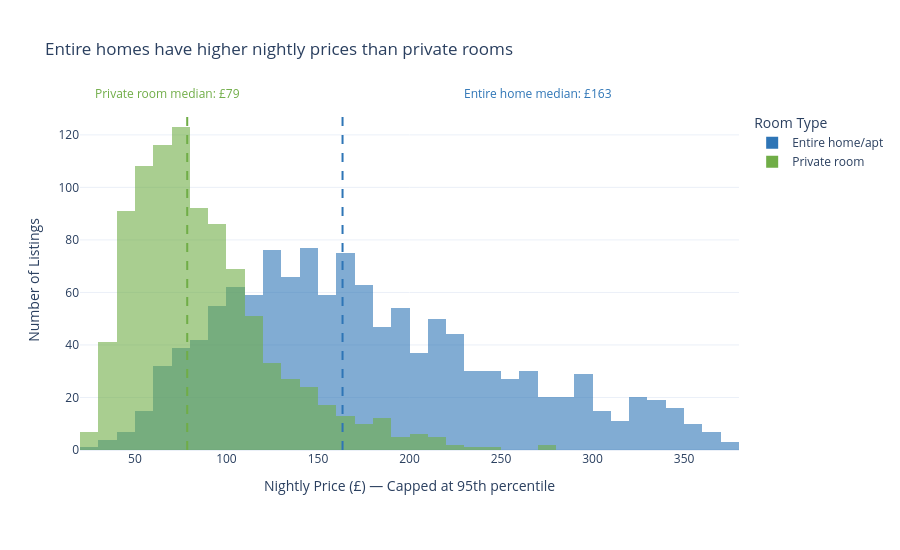

The cell this chart's notebook holds for it:
### Markdown cell above
## Task 1 — Histogram: price by room type (overlapping distributions)

**What to build:** A histogram showing price distributions for **Entire home/apt vs Private room** (exclude Shared room — too few observations) overlaid on the same chart.

**Requirements:**
- Both room types on the same chart (use `color='room_type'`)
- `barmode='overlay'` with `opacity=0.6` so both distributions are visible
- A vertical line for the median of EACH room type, differently coloured
- Insight title comparing the two distributions

### Code cell
# Keep only Entire home/apt and Private room
hist_df = df_cap[
    df_cap['room_type'].isin(['Entire home/apt', 'Private room'])
].copy()

# Calculate median for each room type
medians = hist_df.groupby('room_type')['price'].median()

# Create overlapping histogram
fig = px.histogram(
    hist_df,
    x='price',
    color='room_type',
    nbins=50,
    barmode='overlay',
    opacity=0.6,
    color_discrete_map={
        'Entire home/apt': '#2E75B6',
        'Private room': '#70AD47'
    },
    labels={
        'price': 'Nightly Price (£)',
        'count': 'Number of Listings'
    },
    template='plotly_white',
    height=550
)


# Add median reference lines without overlapping labels
fig.add_vline(
    x=medians['Entire home/apt'],
    line_dash='dash',
    line_color='#2E75B6'
)

fig.add_vline(
    x=medians['Private room'],
    line_dash='dash',
    line_color='#70AD47'
)

# Place labels separately above the chart
fig.add_annotation(
    x=0.02, y=1.08,
    xref='paper', yref='paper',
    text=f"Private room median: £{medians['Private room']:.0f}",
    showarrow=False,
    xanchor='left',
    font=dict(color='#70AD47')
)

fig.add_annotation(
    x=0.58, y=1.08,
    xref='paper', yref='paper',
    text=f"Entire home median: £{medians['Entire home/apt']:.0f}",
    showarrow=False,
    xanchor='left',
    font=dict(color='#2E75B6')
)

fig.update_layout(margin=dict(t=110, b=100))

fig.update_layout(
    title='Entire homes have higher nightly prices than private rooms',
    xaxis_title='Nightly Price (£) — Capped at 95th percentile',
    yaxis_title='Number of Listings',
    legend_title='Room Type',
    template='plotly_white'
)

fig.show()

### Figure 1 — Plotly figure (JSON) as saved in the notebook; plotly's stock layout.template omitted (floating-point values rounded to 4 significant figures; data arrays with more than 128 entries replaced by an {"elided": "..."} marker saying what was removed)
{"data": [{"bingroup": "x", "hovertemplate": "room_type=Entire home/apt<br>Nightly Price (£)=%{x}<br>count=%{y}<extra></extra>", "legendgroup": "Entire home/apt", "marker": {"color": "#2E75B6", "opacity": 0.6, "pattern": {"shape": ""}}, "name": "Entire home/apt", "nbinsx": 50, "orientation": "v", "showlegend": true, "type": "histogram", "x": {"elided": "1251 float values"}, "xaxis": "x", "yaxis": "y"}, {"bingroup": "x", "hovertemplate": "room_type=Private room<br>Nightly Price (£)=%{x}<br>count=%{y}<extra></extra>", "legendgroup": "Private room", "marker": {"color": "#70AD47", "opacity": 0.6, "pattern": {"shape": ""}}, "name": "Private room", "nbinsx": 50, "orientation": "v", "showlegend": true, "type": "histogram", "x": {"elided": "942 float values"}, "xaxis": "x", "yaxis": "y"}], "layout": {"annotations": [{"font": {"color": "#70AD47"}, "showarrow": false, "text": "Private room median: £79", "x": 0.02, "xanchor": "left", "xref": "paper", "y": 1.08, "yref": "paper"}, {"font": {"color": "#2E75B6"}, "showarrow": false, "text": "Entire home median: £163", "x": 0.58, "xanchor": "left", "xref": "paper", "y": 1.08, "yref": "paper"}], "barmode": "overlay", "height": 550, "legend": {"title": {"text": "Room Type"}, "tracegroupgap": 0}, "margin": {"b": 100, "t": 110}, "shapes": [{"line": {"color": "#2E75B6", "dash": "dash"}, "type": "line", "x0": 163.4, "x1": 163.4, "xref": "x", "y0": 0, "y1": 1, "yref": "y domain"}, {"line": {"color": "#70AD47", "dash": "dash"}, "type": "line", "x0": 78.57, "x1": 78.57, "xref": "x", "y0": 0, "y1": 1, "yref": "y domain"}], "title": {"text": "Entire homes have higher nightly prices than private rooms"}, "xaxis": {"anchor": "y", "domain": [0, 1], "title": {"text": "Nightly Price (£) — Capped at 95th percentile"}}, "yaxis": {"anchor": "x", "domain": [0, 1], "title": {"text": "Number of Listings"}}}}
